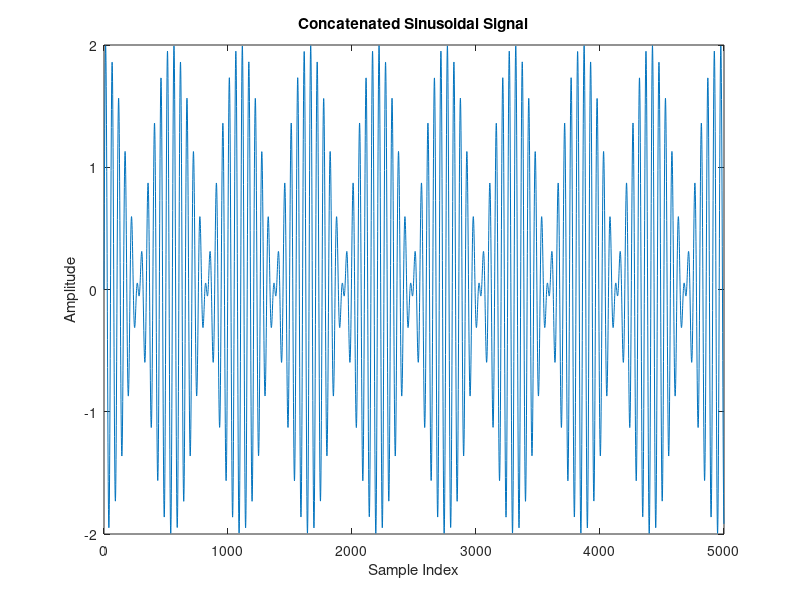

This chart was generated by the following MATLAB code:
a = 1 + mod(580, 3);
num_samples = 5000;
f1 = 200 * a; 
f2 = 220 * a; 
fs = 44100;
T = 5;
t = (0:num_samples-1) / fs; 

s1 = sin(2 * pi * a * f1 * t); 
s2 = sin(2 * pi * a * f2 * t);

s = s1 + s2; 
n = 0:length(s) - 1;


audiowrite('sound.wav', s, fs);


plot(n, s);
xlabel('Sample Index');
ylabel('Amplitude');
title('Concatenated Sinusoidal Signal');